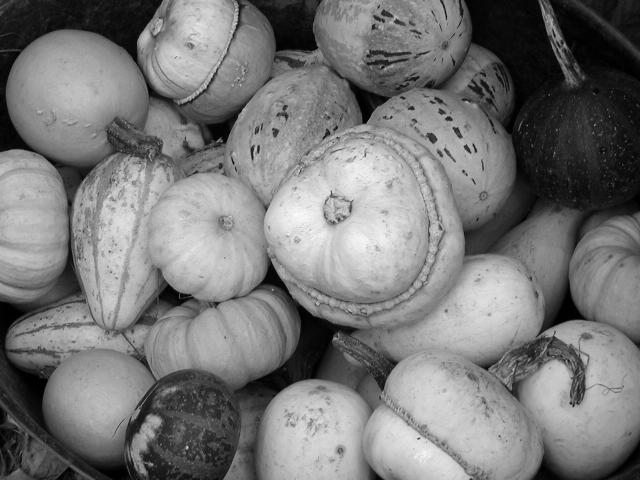
#> input picture Trabalho/Processamento de Imagens/Trabalho 1/Input/gourds.pgm, 640 x 480 px, found by its file name
$ python ex1.py
#> lines starting #> are read from the running program, lines starting #| are printed output that depends on the picture
### Trabalho/Processamento de Imagens/Trabalho 1/my_image_lib_0_1.py
import matplotlib.pyplot as plt
import matplotlib.image as mpimg
from math import floor
import numpy as np

class Image:
	def __init__(self, MeuArquivo):
		self._local = MeuArquivo
		with open(MeuArquivo, "r") as arquivo:
			self.magic_number = arquivo.readline().rstrip("\n") #lê o número mágico
			if self.magic_number == "P2": #Caso seja um arquivo .pgm
				dim = [int(i) for i in arquivo.readline().split()] #lê as dimensões
				dim2 = (dim[0], dim[1])
				self.dimensions = dim2
				self.colunas = self.dimensions[0]
				self.linhas = self.dimensions[1]
				self.maxval = int(arquivo.readline()) #lê o valor máximo

			self.pixels = self._get_matrix(arquivo, self.magic_number)

			self.hist = [] #inicializa o histograma
			conta_pixel = 0 #conta quantos pixels tem

			for j in range(256): #j representa a intensidade do pixel que está sendo contado
				for k in self.pixels:
					conta_pixel += k.count(j)
				self.hist.append(conta_pixel)
				conta_pixel = 0

	#propriedades do objeto
	@property
	def magic(self):
		return self.magic_number

	@property
	def dimension(self):
		return self.dimensions

	@property
	def ncoluna(self):
		return self.colunas

	@property
	def nlinha(self):
		return self.linhas

	@property
	def max(self):
		return self.maxval

	@property
	def min(self):
		minimo = min(self.pixels[0])

		for linha in self.pixels:
			if min(linha) < minimo:
				minimo = min(linha)

		return minimo

	def pixel(self):
		return self.pixels

	def histogram(self):
		return self.hist

	#métodos
	# [145 lines left out: functions thresholding, sgt, mean, median, not called in this run]

	def perfil_linha(self, linha):
		hist = [] #inicializa o histograma
		conta_pixel = 0 #conta quantos pixels tem

		for j in range(256): #j representa a intensidade do pixel que está sendo contado
			conta_pixel = self.pixels[linha].count(j)
			hist.append(conta_pixel)
			conta_pixel = 0

		return hist

	#métodos usados na classe
	# [20 lines left out: functions _max_matriz, _media_lista, _mediana_lista, not called in this run]

	@staticmethod
	def _get_matrix(arq, numero_magico): #recebe os pixels da imagem
		matriz = []
		if numero_magico == "P2": #Lê .pgm
			for k in arq.readlines():
				matriz.append([int(i) for i in list(k.split())])
		return matriz

	# [4 lines left out: function _escreve_pixels, not called in this run]

def print_image(imagem):
    img = mpimg.imread(imagem._local)
    plt.imshow(img)
    plt.axis('off')  # Para desativar os eixos
    plt.show()

def print_grayscale_image(imagem):
    img = mpimg.imread(imagem._local)

    # Exibir a imagem em tons de cinza
    plt.imshow(img, cmap='gray')
    plt.axis('off')  # Para desativar os eixos
    plt.show()

def plota_perfil_linha(imagem, linha): #Para plotar o perfil de intensidade de uma linha da imagem
	histograma = imagem.perfil_linha(linha) #Eixo y
	intensidades = range(len(histograma)) #Eixo x

	plt.bar(intensidades, histograma, color = "cornflowerblue")
	plt.xlabel("Intensidade")
	plt.ylabel("Número de pixels")
	plt.title("Perfil de Intensidade de Sinal da Linha %d" % linha)

	# Define os limites dos eixos x e y
	plt.xlim(0, 256)  # Limites do eixo x de 0 a 255 (intervalo de intensidades)
	plt.ylim(0, max(histograma) + 1)  # Limites do eixo y de 0 ao máximo valor do histograma

	plt.show()

### Trabalho/Processamento de Imagens/Trabalho 1/ex1.py
import my_image_lib_0_1 as img

def main():
    imagem = img.Image("Trabalho 1\\Input\\gourds.pgm")

    img.print_grayscale_image(imagem)
#> in print_grayscale_image, img is the input picture: shape (480, 640); min 0, max 255, mean 119.9
    img.print_image(imagem)
    print(imagem.dimension)
    print(imagem.max, imagem.min)
    img.plota_perfil_linha(imagem, int((3/4) * imagem.nlinha))
#> in plota_perfil_linha, `plt.show()`:
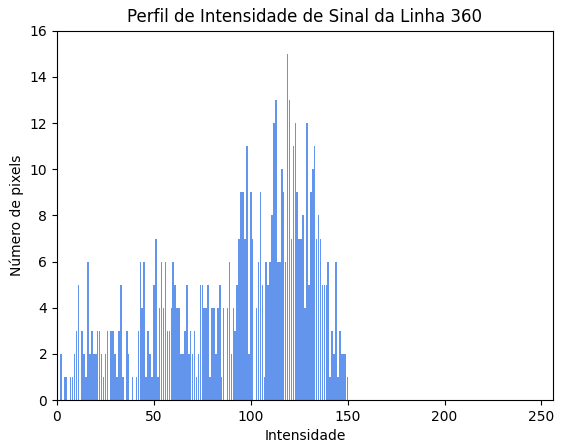
#> figure drawn by matplotlib, 1 panel; tallest bar 15 high, from x = 118.6 to 119.4

main()
